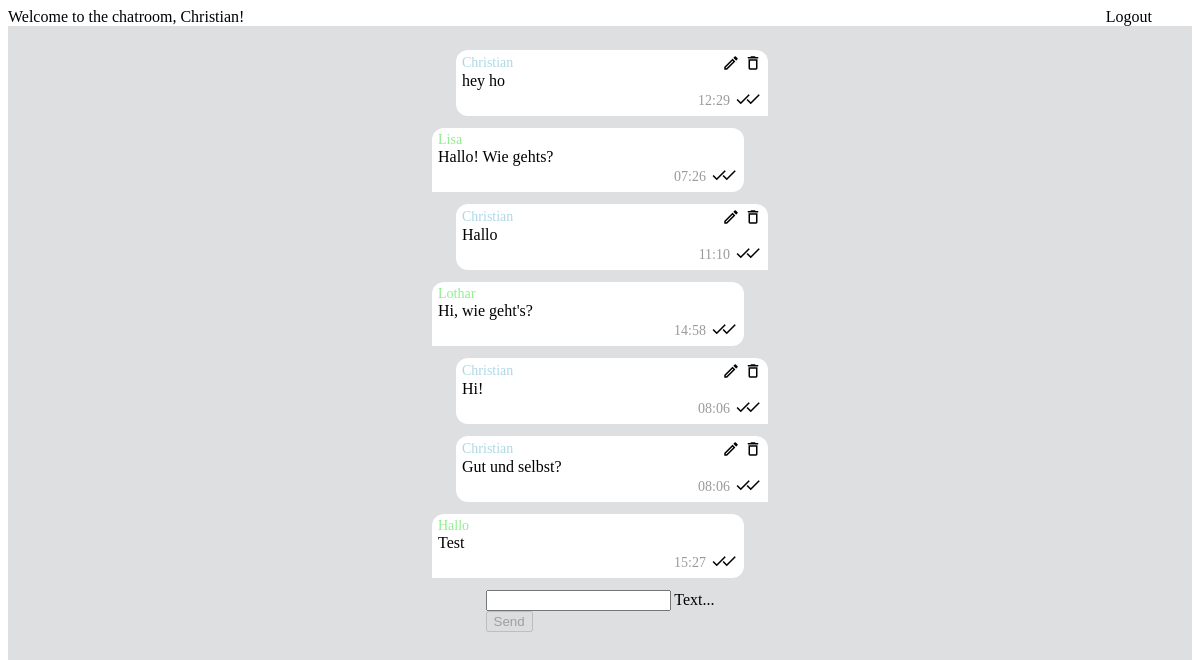
Page /chat/ (signed in) on the earlier database version.
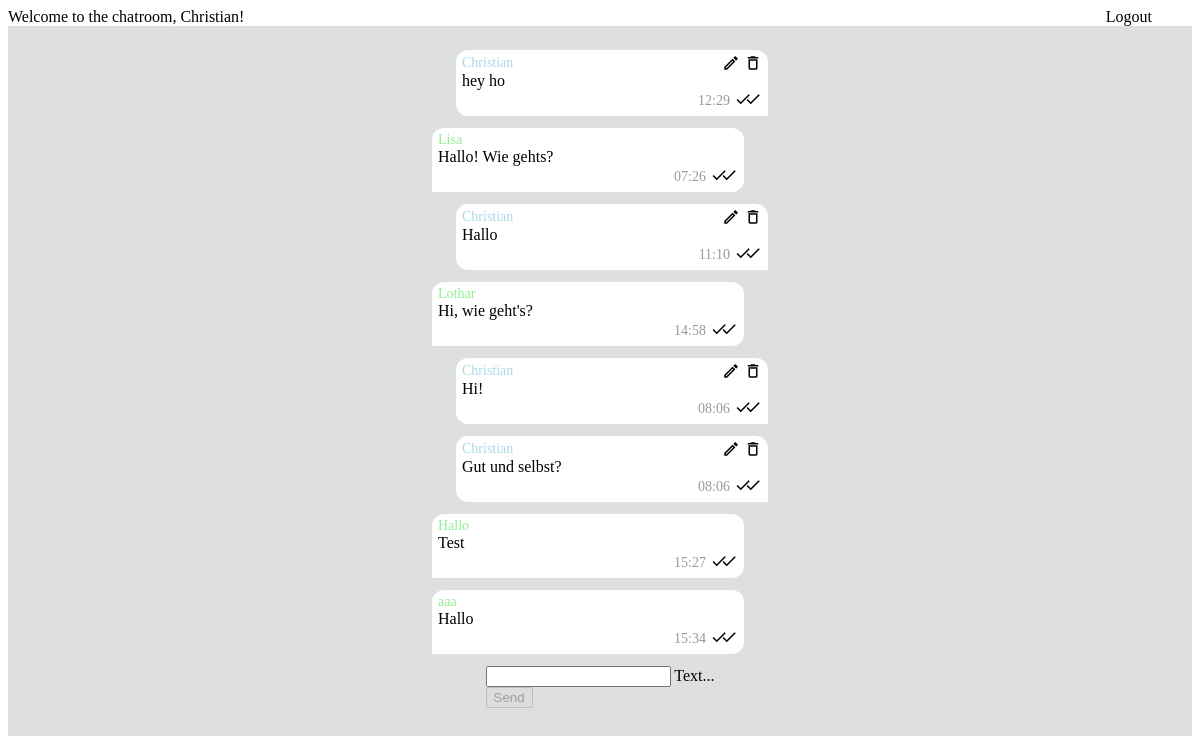
Same page on the later database version.
### chat/models.py (models this page shows)
class Message(models.Model):
    text = models.CharField(max_length=500)
    created_at = models.DateTimeField(default=datetime.now)
    chat = models.ForeignKey(Chat, on_delete=models.CASCADE, related_name='chat_message_set', default=None, blank=True, null=True)
    author = models.ForeignKey(settings.AUTH_USER_MODEL, on_delete=models.CASCADE, related_name='author_message_set')
    receiver = models.ForeignKey(settings.AUTH_USER_MODEL, on_delete=models.CASCADE, related_name='receiver_message_set')

### chat/views.py (the view, shortened to what this page needs)
# urls.py: path('', views.index, name='index'),
@login_required(login_url='/login/')
def index(request):
    chatMessages = Message.objects.filter(chat__id=1)
    return render(request, 'chat/index.html', {'messages': chatMessages})

### chat/templates/chat/index.html (shortened to what this page needs)
{% extends "base.html" %}
{% block content %}
    {% load django_material_icons %}
    {% if request.user.is_authenticated %}
        <div id="messageContainer" class="message-container">
            {% for message in messages %}
                <div class="bubble {% if message.author == request.user %}msg-right{% else %}msg-left{% endif %}"
                     id="bubble-{{ message.id }}">
                    <div class="msg-header">
                        <span class="{% if message.author == request.user %}msg-author{% else %}msg-receiver{% endif %}">{{ message.author.first_name }}</span>
                        {% if message.author == request.user %}
                            <div class="msg-edit">
                                <p class="material-icons-outlined msg-icon"
                                   onclick="editMessage({{ message.id }})">edit</p>
                                <p class="material-icons-outlined msg-icon"
                                   onclick="deleteMessage({{ message.id }})">delete</p>
                            </div>
                        {% endif %}
                    </div>
                    <span class="msg-msg" id="message-{{ message.id }}">{{ message.text }}</span>
                    <div class="msg-bottom">
                        <span class="color-gray msg-time">{{ message.created_at|date:'H:i' }}</span>
                        <div class="msg-bottom-check">
                            <p class="material-icons-outlined msg-icon">check</p>
                            <p class="material-icons-outlined msg-icon">check</p>
                        </div>
                    </div>
                </div>
            {% endfor %}
        </div>
        <form onsubmit="sendMessage(); return false;"
              method="post"
              id="messageInput">
            <div class="mdl-textfield mdl-js-textfield mdl-textfield--floating-label">
                <input class="mdl-textfield__input"
                       type="text"
                       id="messageField"
                       name="textmessage" />
                <label class="mdl-textfield__label" for="messageField">Text...</label>
            </div>
            <button class="mdl-button mdl-js-button mdl-button--raised mdl-js-ripple-effect mdl-button--accent"
                    id="postMessageBtn"
                    disabled>Send</button>
        </form>
    {% endif %}
{% endblock content %}

Differences in the rows shown:
added Message: author.first_name "aaa", text "Hallo", created_at "15:34"
